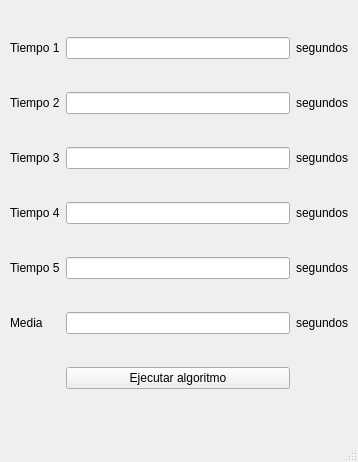
<?xml version="1.0" encoding="UTF-8"?>
<ui version="4.0">
 <class>OrdenaWindow</class>
 <widget class="QMainWindow" name="OrdenaWindow">
  <property name="geometry">
   <rect>
    <x>0</x>
    <y>0</y>
    <width>358</width>
    <height>462</height>
   </rect>
  </property>
  <property name="windowTitle">
   <string>MainWindow</string>
  </property>
  <widget class="QWidget" name="centralwidget">
   <widget class="QWidget" name="gridLayoutWidget">
    <property name="geometry">
     <rect>
      <x>10</x>
      <y>10</y>
      <width>339</width>
      <height>411</height>
     </rect>
    </property>
    <layout class="QGridLayout" name="gridLayout">
     <item row="0" column="1">
      <widget class="QLineEdit" name="valueTime1">
       <property name="readOnly">
        <bool>true</bool>
       </property>
      </widget>
     </item>
     <item row="4" column="1">
      <widget class="QLineEdit" name="valueTime5">
       <property name="readOnly">
        <bool>true</bool>
       </property>
      </widget>
     </item>
     <item row="2" column="0">
      <widget class="QLabel" name="labelTime3">
       <property name="text">
        <string>Tiempo 3</string>
       </property>
      </widget>
     </item>
     <item row="0" column="0">
      <widget class="QLabel" name="labelTime1">
       <property name="text">
        <string>Tiempo 1</string>
       </property>
      </widget>
     </item>
     <item row="3" column="0">
      <widget class="QLabel" name="labelTime4">
       <property name="text">
        <string>Tiempo 4</string>
       </property>
      </widget>
     </item>
     <item row="1" column="0">
      <widget class="QLabel" name="labelTime2">
       <property name="text">
        <string>Tiempo 2</string>
       </property>
      </widget>
     </item>
     <item row="0" column="2">
      <widget class="QLabel" name="label_6">
       <property name="text">
        <string>segundos</string>
       </property>
      </widget>
     </item>
     <item row="4" column="0">
      <widget class="QLabel" name="labelTime5">
       <property name="text">
        <string>Tiempo 5</string>
       </property>
      </widget>
     </item>
     <item row="6" column="1">
      <widget class="QLineEdit" name="valueTimeMedia"/>
     </item>
     <item row="6" column="0">
      <widget class="QLabel" name="labelTimeMedia">
       <property name="text">
        <string>Media</string>
       </property>
      </widget>
     </item>
     <item row="6" column="2">
      <widget class="QLabel" name="label_2">
       <property name="text">
        <string>segundos</string>
       </property>
      </widget>
     </item>
     <item row="7" column="1">
      <widget class="QPushButton" name="buttonInitBurbuja">
       <property name="maximumSize">
        <size>
         <width>16777215</width>
         <height>16777215</height>
        </size>
       </property>
       <property name="text">
        <string>Ejecutar algoritmo</string>
       </property>
      </widget>
     </item>
     <item row="1" column="1">
      <widget class="QLineEdit" name="valueTime2">
       <property name="readOnly">
        <bool>true</bool>
       </property>
      </widget>
     </item>
     <item row="2" column="1">
      <widget class="QLineEdit" name="valueTime3">
       <property name="readOnly">
        <bool>true</bool>
       </property>
      </widget>
     </item>
     <item row="3" column="1">
      <widget class="QLineEdit" name="valueTime4">
       <property name="readOnly">
        <bool>true</bool>
       </property>
      </widget>
     </item>
     <item row="1" column="2">
      <widget class="QLabel" name="label_7">
       <property name="text">
        <string>segundos</string>
       </property>
      </widget>
     </item>
     <item row="2" column="2">
      <widget class="QLabel" name="label_8">
       <property name="text">
        <string>segundos</string>
       </property>
      </widget>
     </item>
     <item row="3" column="2">
      <widget class="QLabel" name="label_9">
       <property name="text">
        <string>segundos</string>
       </property>
      </widget>
     </item>
     <item row="4" column="2">
      <widget class="QLabel" name="label_10">
       <property name="text">
        <string>segundos</string>
       </property>
      </widget>
     </item>
    </layout>
   </widget>
  </widget>
  <widget class="QMenuBar" name="menubar">
   <property name="geometry">
    <rect>
     <x>0</x>
     <y>0</y>
     <width>358</width>
     <height>26</height>
    </rect>
   </property>
  </widget>
  <widget class="QStatusBar" name="statusbar"/>
 </widget>
 <resources/>
 <connections/>
</ui>
